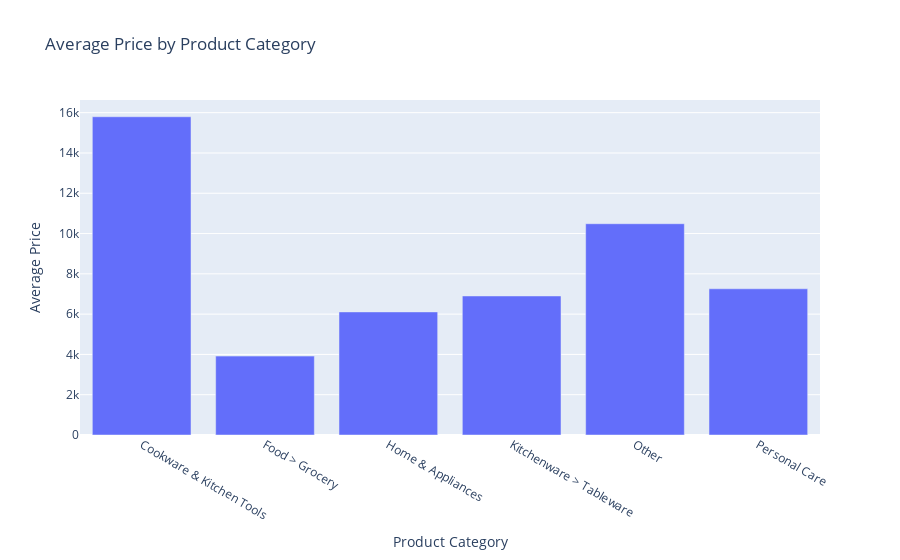

This figure's notebook cell:
### Markdown cell above
### Data Exploration and Visualization

### Code cell
#Average Pricing by Category

# Compute the average price per category.
avg_price_by_category = df_products.groupby("Category")["Price"].mean().reset_index()

# Create a bar chart for average price by category.
fig_category = px.bar(avg_price_by_category,
                      x="Category", 
                      y="Price",
                      title="Average Price by Product Category",
                      labels={"Price": "Average Price", "Category": "Product Category"})
fig_category.show()

### Figure 1 — Plotly figure (JSON) as saved in the notebook; plotly's stock layout.template omitted (floating-point values rounded to 4 significant figures)
{"data": [{"hovertemplate": "Product Category=%{x}<br>Average Price=%{y}<extra></extra>", "legendgroup": "", "marker": {"color": "#636efa", "pattern": {"shape": ""}}, "name": "", "orientation": "v", "showlegend": false, "textposition": "auto", "type": "bar", "x": ["Cookware & Kitchen Tools", "Food > Grocery", "Home & Appliances", "Kitchenware > Tableware", "Other", "Personal Care"], "xaxis": "x", "y": [15800.0, 3916.0, 6110.0, 6901.0, 10490.0, 7258.0], "yaxis": "y"}], "layout": {"barmode": "relative", "legend": {"tracegroupgap": 0}, "title": {"text": "Average Price by Product Category"}, "xaxis": {"anchor": "y", "domain": [0, 1], "title": {"text": "Product Category"}}, "yaxis": {"anchor": "x", "domain": [0, 1], "title": {"text": "Average Price"}}}}
